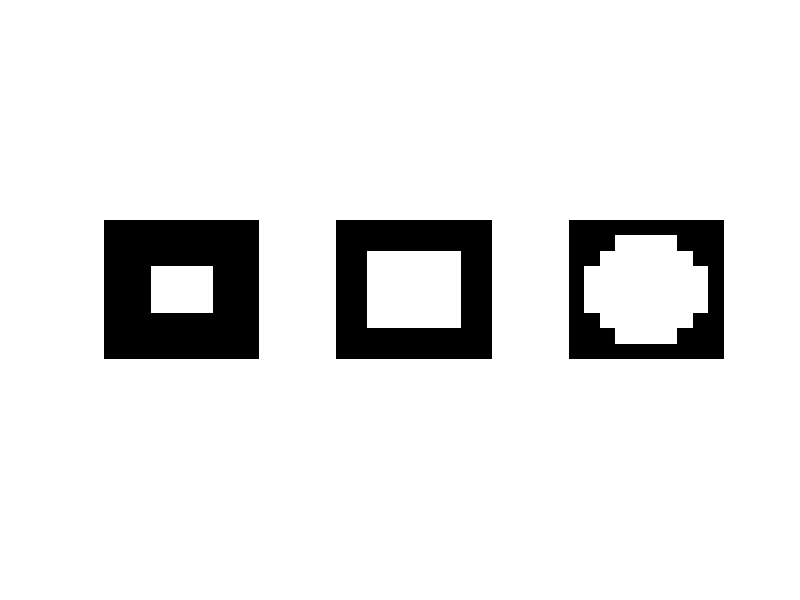

The MATLAB source for this figure:
close  all;
BW = zeros (9 ,10) ;
BW( 4 : 6 , 4 : 7 ) = 1;
SE1 = strel('square',3) ;
BW2 = imdilate (BW,SE1);
SE2 = strel('diamond',2);
BW3 = imdilate (BW,SE2);
subplot(1 ,3 ,1) ,  imshow ( BW)
subplot(1 ,3 ,2) ,  imshow ( BW2)
subplot(1 ,3 ,3) ,  imshow ( BW3)
